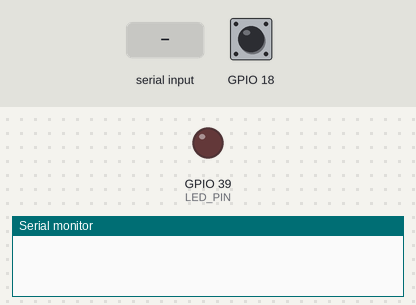
A program run on a simulated ESP32-S3. On the bench: output pins drawn as LEDs (lit = HIGH), the last lines printed to the serial monitor. The test bench sets the inputs (shaded band); at power-on: GPIO 18 LOW.

Above: at 1.2 s.
1.3 s: GPIO 18 driven HIGH
At 4.1 s:
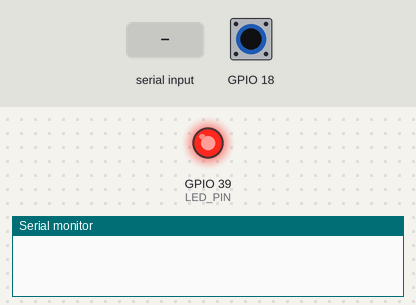
4.3 s: "0" received over Serial
6.7 s: "1" received over Serial
At 8.1 s:
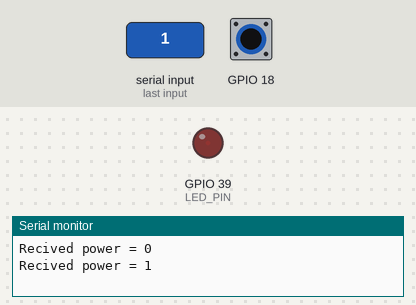
9.7 s: GPIO 18 driven LOW
Timing chart, 0 to 12.7 s (numbered marks = the images above; inputs shaded):
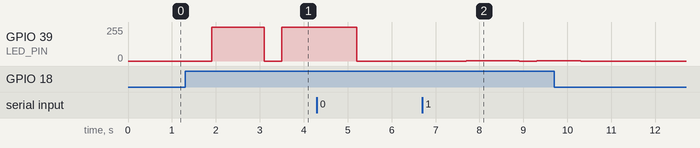

The program:

main.cpp
```cpp
#include <Arduino.h>
#include <string>

#define LED_PIN 39

int power = 255;

std::string buffer = "";

bool light_on = false;
// Количество нажатий на кнопку для включения светодиода
int button_push_number = 3;

void setup() {
  pinMode(LED_PIN, OUTPUT);
  Serial.begin(115200);
}

void loop() {
  if (Serial.available() > 0){
    buffer = "";
    while (Serial.available() > 0){
      buffer += std::string(1, char(Serial.read()));
      delay(500);
    }

    power = std::stoi(buffer);

    Serial.print("Recived power = ");
    Serial.println(power);

  }

  if(digitalRead(18) == HIGH)
  {
    // считаем количество нажатий кнопки
    button_push_number--;
    // Задержка для предотвращения дребезга контактов кнопки
    delay(200);
  }

  if (button_push_number == 0)
  {
    light_on = true;
    // устанавливаем счетчик нажания кнопки в исходное значение
    button_push_number = 3;
  }

  if(light_on == true)
  {
    light_on = false;
    analogWrite(LED_PIN, power);
    delay(1000);
  }
  else{
    analogWrite(LED_PIN, 0);
  }
}
```

Measured:
- after the input at 1.3 s, GPIO 39 (LED_PIN): 0/255 → 255/255 after 0.60 s, → 0/255 1.2 s later, → 255/255 0.40 s later
- after the input at 6.7 s, GPIO 39 (LED_PIN): 0/255 → 1/255 after 1.0 s, → 0/255 1.2 s later, → 1/255 0.40 s later
